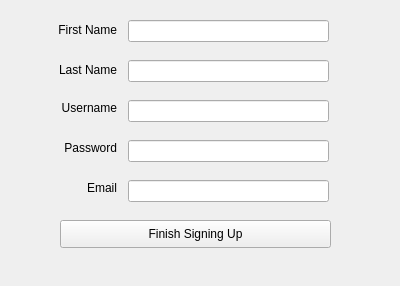
<?xml version="1.0" encoding="UTF-8"?>
<ui version="4.0">
 <class>MainWindow</class>
 <widget class="QMainWindow" name="MainWindow">
  <property name="geometry">
   <rect>
    <x>0</x>
    <y>0</y>
    <width>400</width>
    <height>286</height>
   </rect>
  </property>
  <property name="windowTitle">
   <string>MainWindow</string>
  </property>
  <widget class="QWidget" name="centralwidget">
   <widget class="QLabel" name="First_Label">
    <property name="geometry">
     <rect>
      <x>52</x>
      <y>20</y>
      <width>65</width>
      <height>20</height>
     </rect>
    </property>
    <property name="text">
     <string>First Name</string>
    </property>
    <property name="alignment">
     <set>Qt::AlignRight|Qt::AlignTrailing|Qt::AlignVCenter</set>
    </property>
   </widget>
   <widget class="QLabel" name="Last_Label">
    <property name="geometry">
     <rect>
      <x>52</x>
      <y>60</y>
      <width>65</width>
      <height>20</height>
     </rect>
    </property>
    <property name="text">
     <string>Last Name</string>
    </property>
    <property name="alignment">
     <set>Qt::AlignRight|Qt::AlignTrailing|Qt::AlignVCenter</set>
    </property>
   </widget>
   <widget class="QLabel" name="User_Label">
    <property name="geometry">
     <rect>
      <x>52</x>
      <y>100</y>
      <width>65</width>
      <height>16</height>
     </rect>
    </property>
    <property name="text">
     <string>Username</string>
    </property>
    <property name="alignment">
     <set>Qt::AlignRight|Qt::AlignTrailing|Qt::AlignVCenter</set>
    </property>
   </widget>
   <widget class="QLabel" name="Pass_Label">
    <property name="geometry">
     <rect>
      <x>52</x>
      <y>140</y>
      <width>65</width>
      <height>16</height>
     </rect>
    </property>
    <property name="text">
     <string>Password</string>
    </property>
    <property name="alignment">
     <set>Qt::AlignRight|Qt::AlignTrailing|Qt::AlignVCenter</set>
    </property>
   </widget>
   <widget class="QLabel" name="Email_Label">
    <property name="geometry">
     <rect>
      <x>52</x>
      <y>180</y>
      <width>65</width>
      <height>16</height>
     </rect>
    </property>
    <property name="layoutDirection">
     <enum>Qt::LeftToRight</enum>
    </property>
    <property name="text">
     <string>Email</string>
    </property>
    <property name="alignment">
     <set>Qt::AlignRight|Qt::AlignTrailing|Qt::AlignVCenter</set>
    </property>
   </widget>
   <widget class="QLineEdit" name="First_lineEdit">
    <property name="geometry">
     <rect>
      <x>128</x>
      <y>20</y>
      <width>201</width>
      <height>22</height>
     </rect>
    </property>
   </widget>
   <widget class="QLineEdit" name="Last_lineEdit">
    <property name="geometry">
     <rect>
      <x>128</x>
      <y>60</y>
      <width>201</width>
      <height>22</height>
     </rect>
    </property>
   </widget>
   <widget class="QLineEdit" name="User_lineEdit">
    <property name="geometry">
     <rect>
      <x>128</x>
      <y>100</y>
      <width>201</width>
      <height>22</height>
     </rect>
    </property>
   </widget>
   <widget class="QLineEdit" name="Pass_lineEdit">
    <property name="geometry">
     <rect>
      <x>128</x>
      <y>140</y>
      <width>201</width>
      <height>22</height>
     </rect>
    </property>
   </widget>
   <widget class="QLineEdit" name="Email_lineEdit">
    <property name="geometry">
     <rect>
      <x>128</x>
      <y>180</y>
      <width>201</width>
      <height>22</height>
     </rect>
    </property>
   </widget>
   <widget class="QPushButton" name="signButton">
    <property name="geometry">
     <rect>
      <x>60</x>
      <y>220</y>
      <width>271</width>
      <height>28</height>
     </rect>
    </property>
    <property name="text">
     <string>Finish Signing Up</string>
    </property>
   </widget>
  </widget>
 </widget>
 <resources/>
 <connections/>
</ui>
